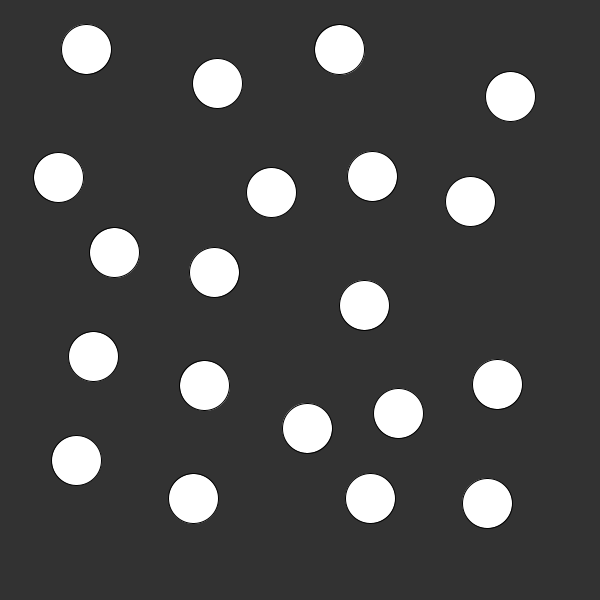
Frame 1 (no input)
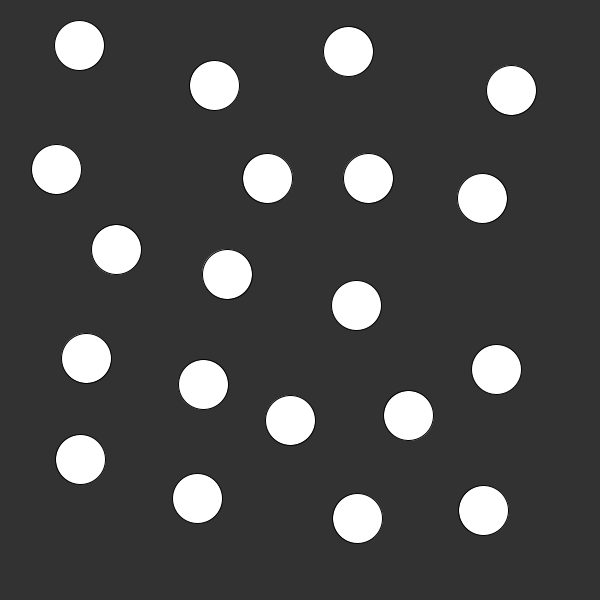
Frame 60 (the mouse pressed at the canvas centre just before this capture)
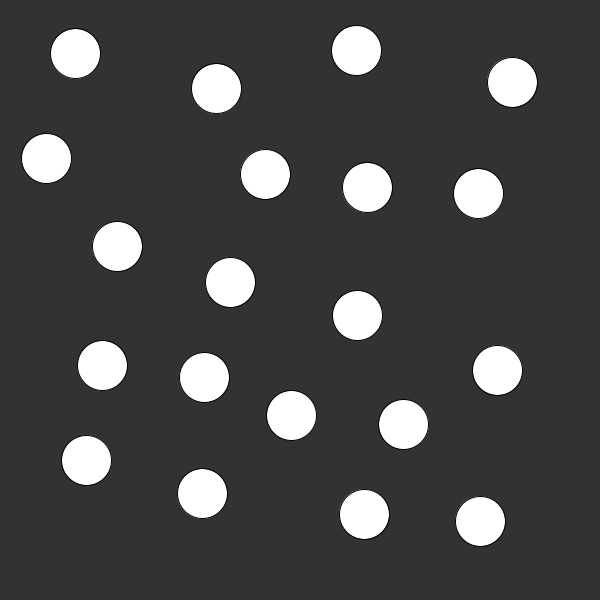
Frame 120 (the mouse held since frame 60 and released just before this capture)

The Processing sketch that drew these frames (run headless with seeded random() and noise(); from frame 60 on, the mouse is pressed at the canvas centre):

// Processing sketch: noise_test_multi
// ── noise_test_multi.pde
// 3.12.16
//
// Noise Test Multi
//
// A bunch of circles wobble from noise function

ArrayList<Circle> circles;
ArrayList<PVector> offsets;
int r = 50;
int numCircles = 20;

float xoff = 0;
float yoff = 100;
int nScale = 20;

void setup() {
  size(600, 600);
  
  circles = new ArrayList<Circle>();
  offsets = new ArrayList<PVector>();
  
  populateCircles(numCircles);
}

void draw() {
  background(50);
  
  for (int i = 0; i < numCircles; i++) {
    PVector nSeed = offsets.get(i);
    float nx = map(noise(nSeed.x), 0, 1, -nScale, nScale);
    float ny = map(noise(nSeed.y), 0, 1, -nScale, nScale);
  
    Circle c = circles.get(i);
    c.draw(nx, ny);
    
    nSeed.x += 0.01;
    nSeed.y += 0.01;
  }
}

void populateCircles(int number) {
  while (number > 0) {
    PVector p = pointNotInCircles();
    float maxR = maxRadiusWithoutOverlap(p, r);
  
    if (r == maxR) {
      circles.add(new Circle(p.x, p.y, r));
      offsets.add(new PVector(random(width), random(height)));
      number--;
    }
  }
}

PVector pointNotInCircles() {
  PVector p = new PVector(random(r, width-r), random(r, height-r));
  while (insideCircles(p)) {
    p = new PVector(random(r, width-r), random(r, height-r));
  }
  return p;
}

boolean insideCircles(PVector p) {
  for (Circle c : circles) {
    if (c.contains(p))
      return true;
  }
  return false;
}

float maxRadiusWithoutOverlap(PVector p, float maxRadius) {
  float radius = maxRadius;
  for (Circle c : circles) {
    float allowedRadius = dist(c.x, c.y, p.x, p.y) - c.r; 
    radius = min(allowedRadius, radius);
  }
  return radius;
}

class Circle {
  float x;
  float y;
  float r;
  
  Circle(float xcenter, float ycenter, float radius) {
    x = xcenter;
    y = ycenter;
    r = radius;
  }
  
  void draw() {
    ellipse(x, y, r, r);
  }
  
  void draw(float xoff, float yoff) {
    ellipse(x+xoff, y+yoff, r, r);
  }
  
  boolean intersects(Circle c) {
    float centerDist = dist(x, y, c.x, c.y);
    return centerDist < r+c.r; 
  }
  
  boolean contains(PVector p) {
    return dist(x, y, p.x, p.y) < r;
  }
  
  void printInfo() {
    println("Center: " + x + ", " + y + ", Radius: " + r);
  }
}
